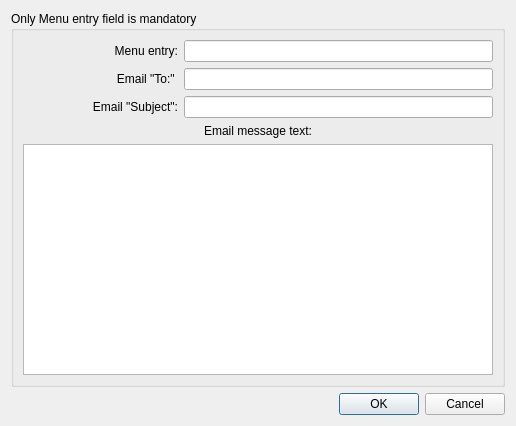
<?xml version="1.0" encoding="UTF-8"?>
<ui version="4.0">
 <class>DialogAddEditNewEmail</class>
 <widget class="QDialog" name="DialogAddEditNewEmail">
  <property name="geometry">
   <rect>
    <x>0</x>
    <y>0</y>
    <width>516</width>
    <height>426</height>
   </rect>
  </property>
  <property name="windowTitle">
   <string>Dialog</string>
  </property>
  <layout class="QVBoxLayout" name="verticalLayout">
   <item>
    <widget class="QGroupBox" name="groupBox_2">
     <property name="title">
      <string>Only Menu entry field is mandatory</string>
     </property>
     <layout class="QGridLayout" name="gridLayout">
      <item row="0" column="0">
       <widget class="QLabel" name="label">
        <property name="text">
         <string>Menu entry:</string>
        </property>
        <property name="alignment">
         <set>Qt::AlignRight|Qt::AlignTrailing|Qt::AlignVCenter</set>
        </property>
       </widget>
      </item>
      <item row="0" column="1" colspan="2">
       <widget class="QLineEdit" name="leMenuEntry"/>
      </item>
      <item row="1" column="0">
       <widget class="QLabel" name="label_2">
        <property name="text">
         <string>Email &quot;To:&quot; </string>
        </property>
        <property name="alignment">
         <set>Qt::AlignRight|Qt::AlignTrailing|Qt::AlignVCenter</set>
        </property>
       </widget>
      </item>
      <item row="2" column="0">
       <widget class="QLabel" name="label_3">
        <property name="text">
         <string>Email &quot;Subject&quot;:</string>
        </property>
        <property name="alignment">
         <set>Qt::AlignRight|Qt::AlignTrailing|Qt::AlignVCenter</set>
        </property>
       </widget>
      </item>
      <item row="1" column="1" colspan="2">
       <widget class="QLineEdit" name="leTo"/>
      </item>
      <item row="2" column="1" colspan="2">
       <widget class="QLineEdit" name="leSubject"/>
      </item>
      <item row="4" column="0" colspan="3">
       <widget class="QTextEdit" name="leMessage"/>
      </item>
      <item row="3" column="0" colspan="3">
       <widget class="QLabel" name="label_4">
        <property name="text">
         <string>Email message text:</string>
        </property>
        <property name="alignment">
         <set>Qt::AlignCenter</set>
        </property>
       </widget>
      </item>
     </layout>
    </widget>
   </item>
   <item>
    <widget class="QDialogButtonBox" name="buttonBox">
     <property name="orientation">
      <enum>Qt::Horizontal</enum>
     </property>
     <property name="standardButtons">
      <set>QDialogButtonBox::Cancel|QDialogButtonBox::Ok</set>
     </property>
    </widget>
   </item>
  </layout>
 </widget>
 <resources/>
 <connections>
  <connection>
   <sender>buttonBox</sender>
   <signal>accepted()</signal>
   <receiver>DialogAddEditNewEmail</receiver>
   <slot>accept()</slot>
   <hints>
    <hint type="sourcelabel">
     <x>248</x>
     <y>254</y>
    </hint>
    <hint type="destinationlabel">
     <x>157</x>
     <y>274</y>
    </hint>
   </hints>
  </connection>
  <connection>
   <sender>buttonBox</sender>
   <signal>rejected()</signal>
   <receiver>DialogAddEditNewEmail</receiver>
   <slot>reject()</slot>
   <hints>
    <hint type="sourcelabel">
     <x>316</x>
     <y>260</y>
    </hint>
    <hint type="destinationlabel">
     <x>286</x>
     <y>274</y>
    </hint>
   </hints>
  </connection>
 </connections>
</ui>
